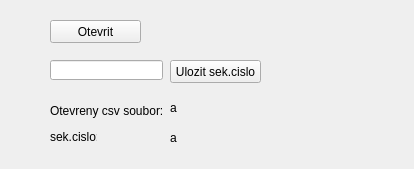
<?xml version="1.0" encoding="UTF-8"?>
<ui version="4.0">
 <class>Form</class>
 <widget class="QWidget" name="Form">
  <property name="geometry">
   <rect>
    <x>0</x>
    <y>0</y>
    <width>414</width>
    <height>169</height>
   </rect>
  </property>
  <property name="windowTitle">
   <string>Form</string>
  </property>
  <widget class="QPushButton" name="browse">
   <property name="geometry">
    <rect>
     <x>50</x>
     <y>20</y>
     <width>91</width>
     <height>23</height>
    </rect>
   </property>
   <property name="text">
    <string>Otevrit</string>
   </property>
  </widget>
  <widget class="QLabel" name="label">
   <property name="geometry">
    <rect>
     <x>50</x>
     <y>100</y>
     <width>141</width>
     <height>21</height>
    </rect>
   </property>
   <property name="text">
    <string>Otevreny csv soubor:</string>
   </property>
  </widget>
  <widget class="QLabel" name="label_2">
   <property name="geometry">
    <rect>
     <x>170</x>
     <y>100</y>
     <width>101</width>
     <height>16</height>
    </rect>
   </property>
   <property name="text">
    <string>a</string>
   </property>
  </widget>
  <widget class="QPushButton" name="pushButton">
   <property name="geometry">
    <rect>
     <x>170</x>
     <y>60</y>
     <width>91</width>
     <height>23</height>
    </rect>
   </property>
   <property name="text">
    <string>Ulozit sek.cislo</string>
   </property>
  </widget>
  <widget class="QLineEdit" name="lineEdit">
   <property name="geometry">
    <rect>
     <x>50</x>
     <y>60</y>
     <width>113</width>
     <height>20</height>
    </rect>
   </property>
  </widget>
  <widget class="QLabel" name="label_3">
   <property name="geometry">
    <rect>
     <x>50</x>
     <y>130</y>
     <width>47</width>
     <height>13</height>
    </rect>
   </property>
   <property name="text">
    <string>sek.cislo:</string>
   </property>
  </widget>
  <widget class="QLabel" name="label_4">
   <property name="geometry">
    <rect>
     <x>170</x>
     <y>130</y>
     <width>101</width>
     <height>16</height>
    </rect>
   </property>
   <property name="text">
    <string>a</string>
   </property>
  </widget>
 </widget>
 <resources/>
 <connections/>
</ui>
